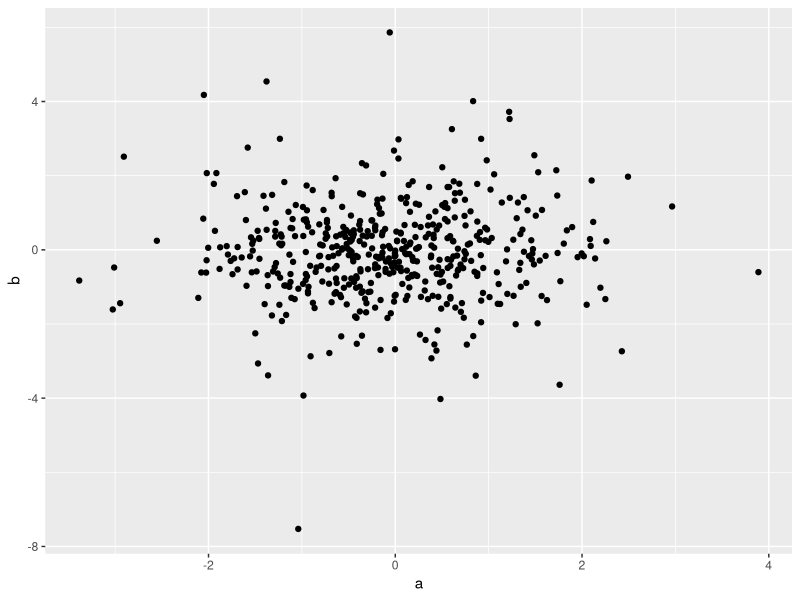

Source code (R):
## ---- chunk 1
library("knitr")
library("ggplot2")

df <- data.frame(a = rnorm(500),
                 b = rt(500, df = 5))

head(df)

p <- ggplot(df)+
     geom_point(aes(x = a, y = b))
plot(p)
